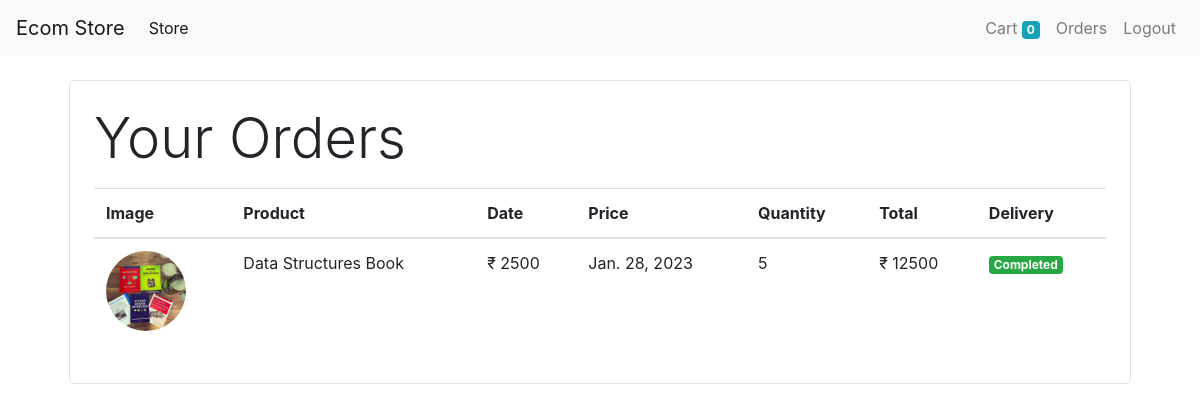
Page /orders (signed in) on the committed database.
### store/models/orders.py (models this page shows)
class Order(models.Model):
    product = models.ForeignKey(Product, on_delete=models.CASCADE)
    customer = models.ForeignKey(Customer, on_delete=models.CASCADE)
    quantity = models.IntegerField(default=1)
    price = models.IntegerField()
    address = models.CharField(max_length=50, default="", blank=True)
    phone = models.CharField(max_length=10, default="", blank=True)
    date = models.DateField(default=datetime.datetime.today)
    delivery = models.BooleanField(default=False)
    @staticmethod
    def get_orders_by_customer(customer_id):
        return Order\
            .objects\
            .filter(customer=customer_id)\
            .order_by('-date')

### store/models/product.py (models this page shows, shortened)
class Product(models.Model):
    name = models.CharField(max_length=50)
    price = models.IntegerField(default=0)
    description = models.CharField(max_length=100, default='', null=True, blank=True)
    image = models.ImageField(upload_to='uploads/products/')
    category = models.ForeignKey(Category, on_delete=models.CASCADE, default=1)

### store/views/orders.py (the view)
# urls.py: path('orders', OrderView.as_view(), name='orders')
class OrderView(View):
    def get(self, request):
        customer = request.session.get('customer')
        orders = Order.get_orders_by_customer(customer)
        return render(request, 'orders.html', {'orders' : orders})

### store/templatetags/custom_filter.py (called while the page is built)
@register.filter(name='currency')
def currency(number):
    return "₹ " + str(number)

@register.filter(name='multiply')
def multiply(number, number1):
    return number1 * number

### store/templates/orders.html
{% extends 'base.html' %}
{%block content %}
{% load cart %}
{% load custom_filter %}
<div class="container">
    <div class="border rounded p-4 m-4">
        <p class="display-4"> Your Orders </p>
        <table class="table">
            <thead>
            <tr>
                <th>Image</th>
                <th>Product</th>
                <th>Date</th>
                <th>Price</th>
                <th>Quantity</th>
                <th>Total</th>
                <th>Delivery</th>
            </tr>
            </thead>
            <tbody>
            {% for order in orders %}
            <tr>
                <td> <img style = "height: 80px;" class="rounded-circle" src="{{ order.product.image.url}}" alt=""></td>
                <td>{{order.product.name}}</td>
                <td>{{order.product.price | currency}}</td>
                <td>{{order.date}}</td>
                <td>{{ order.quantity }}</td>
                <td>{{ order.quantity| multiply:order.price|currency }}</td>
                {% if order.delivery %}
                <td> <small class="badge badge-success"> Completed </small> </td>
                {% else %}
                <td> <small class="badge badge-warning"> Pending </small> </td>
                {% endif %}
            </tr>
            {% endfor %}
            </tbody>
        </table>
    </div>
</div>
{%endblock%}

### rows in the picture
Order: product.image (picture), product.name "Data Structures Book", product.price "₹ 2500", date "Jan. 28, 2023", quantity "5", quantity|multiply "₹ 12500", delivery "Completed"

### other values in the picture
{{ request.session.cart.keys|length }} "0"
